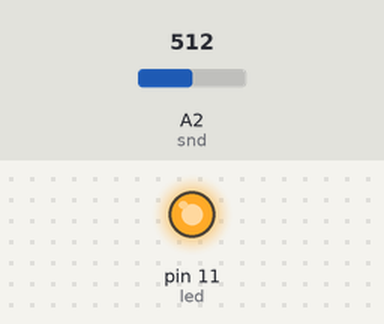
A sketch run on a simulated Arduino Uno, built with avr-gcc and run on an emulated ATmega328P. On the bench: output pins drawn as LEDs (lit = HIGH). The test bench sets the inputs (shaded band); at power-on: A2 (snd) = 512.

Above: at 1.8 s.
1.9 s: A2 (snd) set to 212
3.4 s: A2 (snd) set to 188
At 4.6 s:
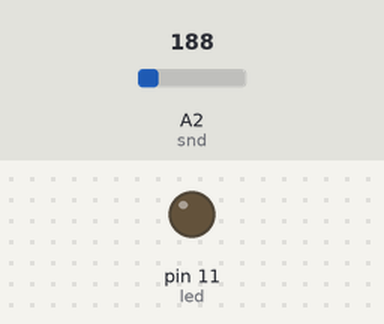
5.5 s: A2 (snd) set to 306
At 6.7 s:
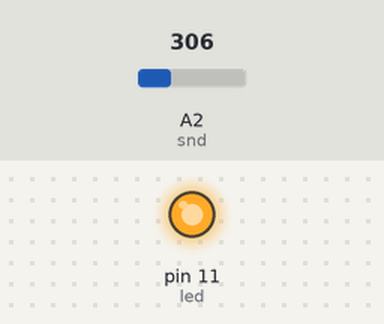
7.0 s: A2 (snd) set to 122
At 8.5 s:
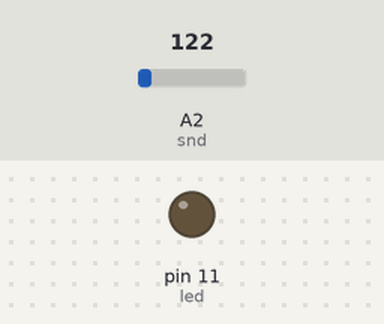
Timing chart, 0 to 10.0 s (numbered marks = the images above; inputs shaded):
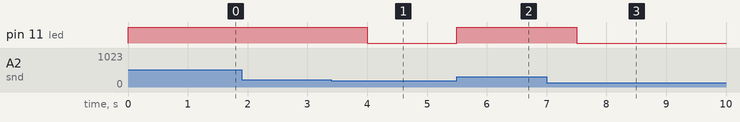

The sketch:

sound_sensor.ino
```cpp
const int led=11;
const int snd=A2;
const int thr=200;


void setup() {
 Serial.begin(9600);
 pinMode(led,OUTPUT);
 pinMode(snd,INPUT);

}

void loop() {
  int soundsens=analogRead(snd);
  if(soundsens>=thr){
    digitalWrite(led,HIGH);
  delay(1000);
  }
  else
  {
    digitalWrite(led,LOW);
  }

}
```

Measured:
- the behaviour switches between 200 and 199 on A2 (snd) (found by bisection; images 0 and 1)
- after the input at 1.9 s, every drawn part: stays the same
- after the input at 3.4 s, pin 11 (led): HIGH → LOW after 0.60 s
- after the input at 5.5 s, pin 11 (led): LOW → HIGH at once
- after the input at 7.0 s, pin 11 (led): HIGH → LOW after 0.50 s
